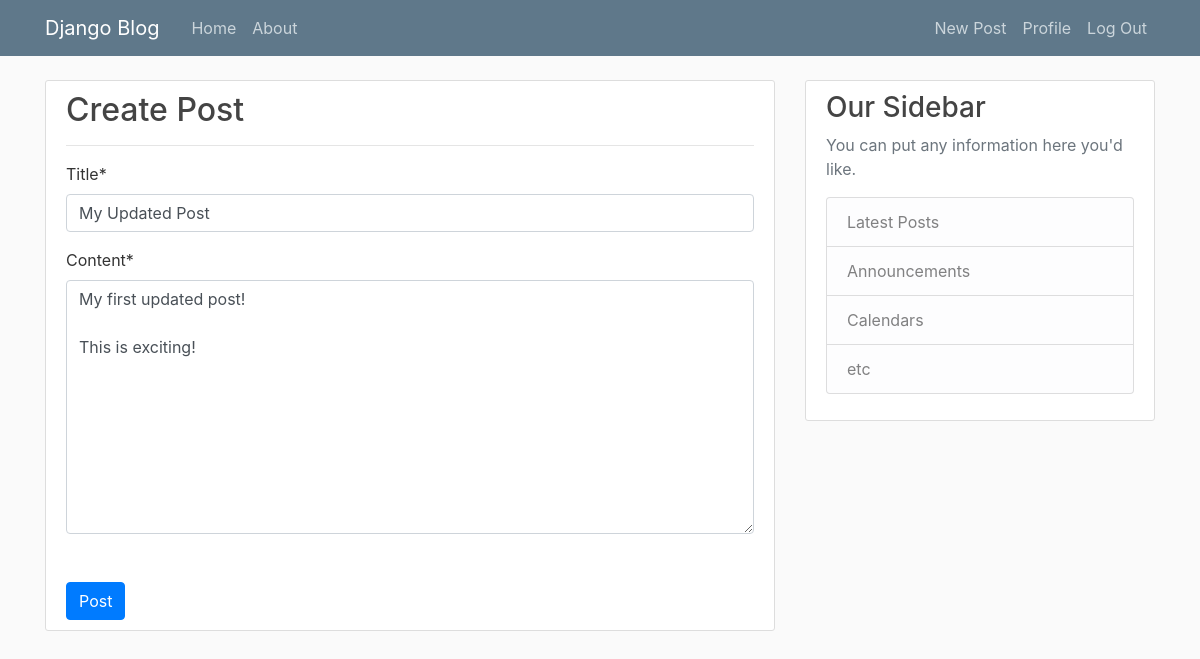
/update_post/12/ (signed in), run on the app's committed database.
### blog/models.py (models this page shows, shortened)
class Post2(models.Model):
    title = models.CharField(max_length=120)
    content = models.TextField()
    date = models.DateField(default=timezone.now)
    author = models.ForeignKey(User, on_delete=models.CASCADE)

### blog/views.py (the view, shortened to what this page needs)
# urls.py: path('update_post/<int:pk>/', views.PostUpdateView.as_view(), name='post_update'),
class PostUpdateView(LoginRequiredMixin, UserPassesTestMixin, UpdateView):
    model = Post2
    fields = ['title', 'content']
    def test_func(self):
        post = self.get_object()
        if self.request.user == post.author:
            return True
        return False

### blog/templates/blog/post2_form.html (shortened to what this page needs)
{% extends "blog/base.html" %}
{% load crispy_forms_tags %}
{% block content %}
	<div class="content-section">
		<h2 class="form_header">Create Post</h2>
		<hr>
		<form method='POST'>
			<fieldset class="form-group">
				{{form|crispy}}
			</fieldset>
			<div class='border-bt pt-3'><button type='submit' class="btn btn-primary btn-md" id='form_submit_btn'>Post</button></div>
		</form>
	</div>
{% endblock content %}

### blog/static/blog/main.css (style rules this page uses)
body { background: #fafafa; color: #333333; margin-top: 5rem; }
h1, h2, h3, h4, h5, h6 { color: #444444; }
.content-section { background: #ffffff; padding: 10px 20px; border: 1px solid #dddddd; border-radius: 3px; margin-bottom: 20px; }

### data on the page
Post2: title "My Updated Post", content "My first updated post! This is exciting!"
